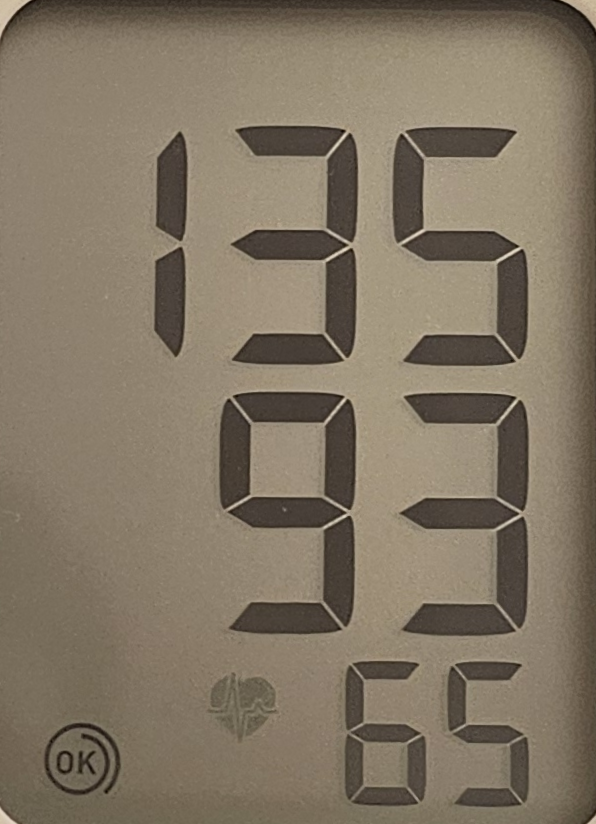
#> input picture assignment/lastname_firstname_12345678/images/lcd2.png, 596 x 824 px
$ python task2.py
#> lines starting #> are read from the running program, lines starting #| are printed output that depends on the picture; after the words box and inside, x2 and y2 are one past the last pixel; in counts of white or black regions, pixels touching at a corner belong together
# Author: Finn Purcell
# Last Modified: 27/08/2026

import os
import cv2
from matplotlib import pyplot as plt
from skimage.filters import threshold_niblack, threshold_sauvola, threshold_otsu
from skimage.util import img_as_float, img_as_ubyte #for conversion

def save_output(output_path, content, output_type='txt'):
    os.makedirs(os.path.dirname(output_path), exist_ok=True)

    if output_type == 'txt':
        with open(output_path, 'w') as f:
            f.write(content)
        print(f"Text file saved at: {output_path}")
    elif output_type == 'image':
        # Assuming 'content' is a valid image object, e.g., from OpenCV
        cv2.imwrite(output_path, content)
        print(f"Image saved at: {output_path}")
    else:
        print("Unsupported output type. Use 'txt' or 'image'.")

def read_im_gs(image_path):
    """reads in an image from specified path and converts to greyscale"""
#> called with image_path = 'images/lcd2.png'
    image = cv2.imread(image_path)
#> image is the input picture: shape (824, 596, 3); mean B, G, R 99.9, 117.6, 129.6
    gray = cv2.cvtColor(image, cv2.COLOR_BGR2GRAY)
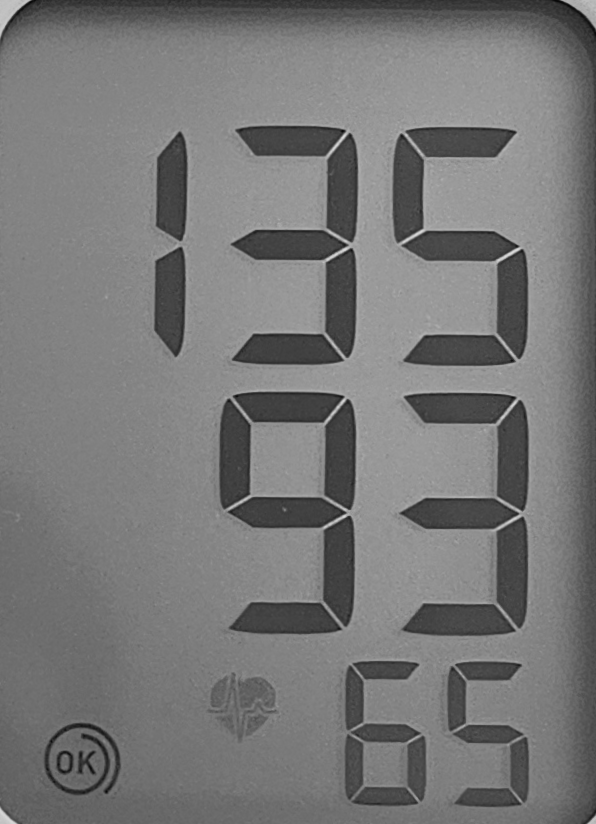
#> gray: shape (824, 596); min 6, max 218, mean 119.2
    return gray

def show_image(image, title='test', cmap = 'gray'):
    plt.figure()
    plt.imshow(image, cmap)
    plt.axis('off')
    plt.title(title)
    plt.show()
    plt.savefig(f'test_out/{title}.png')

def binarise_image(image, threshold=threshold_niblack, windowSize = 15, k=0.2):
    """converts to binary image"""
#> called with windowSize = 15, k = 0.2
    image = img_as_float(image) #convert to use skilearn thresholding
#> image: shape (824, 596) float64
    th = threshold(image, windowSize, k)
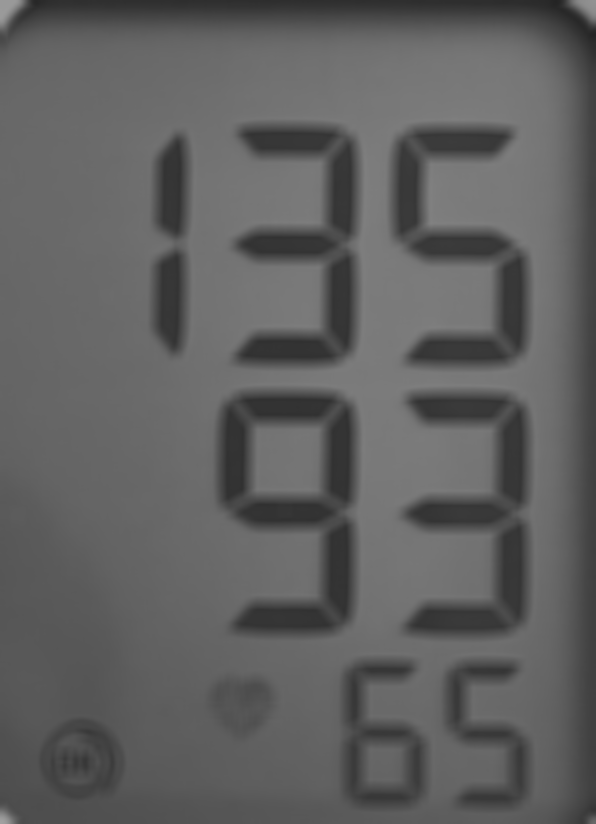
#> th: shape (824, 596) float64; min 0.144, max 0.633, mean 0.377
    binary_im = image > th
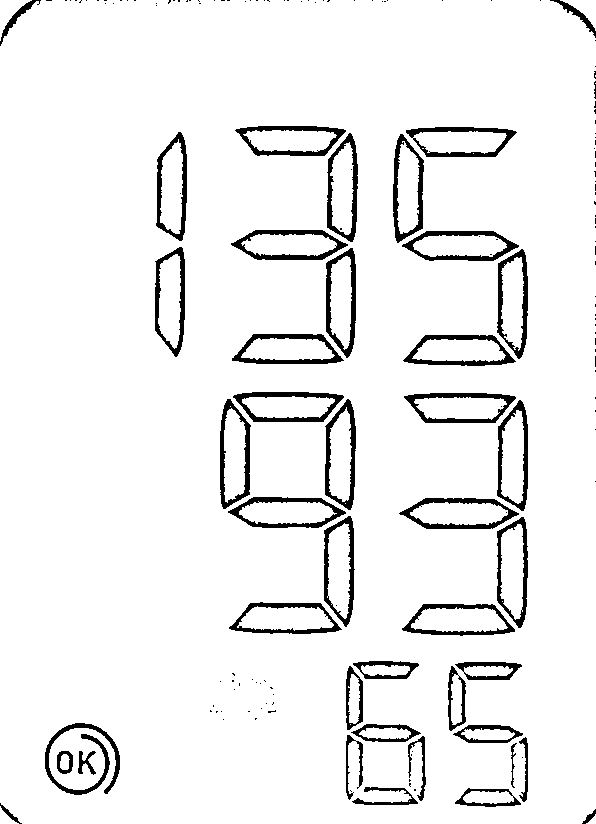
#> binary_im: shape (824, 596) bool; 93.8% white; 163 black regions (120 under 20 px), largest, box (x1, y1, x2, y2) and area: (45, 723, 120, 795) 1207, (326, 248, 356, 358) 1069, (399, 498, 519, 529) 1069

    return img_as_ubyte(binary_im) #convert back to openCV

def connectedComponentAnalysis(image):
    # Find connected components
    num_labels, labels, stats, centroids = cv2.connectedComponentsWithStats(
        image,
        connectivity=8
    )
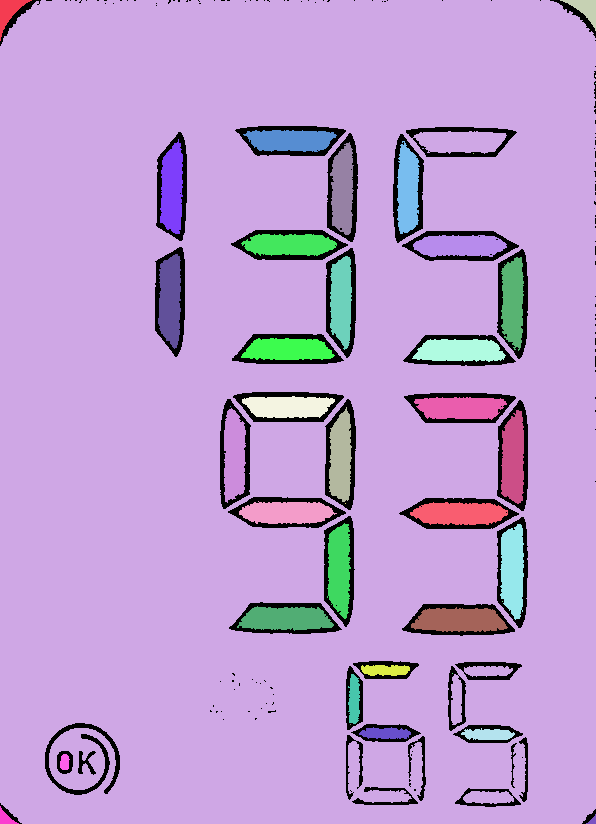
#> labels: shape (824, 596) int32; 43 distinct labels, from 0 to 42; one colour per label, 0 black
#> num_labels = 43; stats = 43 rows, first 6: [0, 0, 596, 824, 30546], [0, 0, 32, 41, 471], [0, 0, 596, 824, 419933], [560, 0, 36, 31, 422], [595, 75, 1, 2, 2], [595, 83, 1, 1, 1]; centroids = 43 pairs, first value 5.41 to 595, second value 8.46 to 820.3

    # Make a copy to draw on
    marked_image = cv2.cvtColor(image, cv2.COLOR_GRAY2BGR)

    # Start at 1 because label 0 is the background
    for i in range(1, num_labels):
        x = stats[i, cv2.CC_STAT_LEFT]
        y = stats[i, cv2.CC_STAT_TOP]
        w = stats[i, cv2.CC_STAT_WIDTH]
        h = stats[i, cv2.CC_STAT_HEIGHT]
        area = stats[i, cv2.CC_STAT_AREA]

        # Draw bounding box
        cv2.rectangle(
            marked_image,
            (x, y),
            (x + w, y + h),
            (0, 255, 0),
            2
        )

        # Draw component number
        cv2.putText(
            marked_image,
            str(i),
            (x, y - 5),
            cv2.FONT_HERSHEY_SIMPLEX,
            0.5,
            (0, 255, 0),
            1
        )
#> this loop made 42 passes
#> (x, y, w, h, area) on passes 1, 2, 3, 6, 7, 8, 9, 12, 13, 14, 15, 16: (0, 0, 32, 41, 471), (0, 0, 596, 824, 419933), (560, 0, 36, 31, 422), (243, 130, 94, 22, 1613), (160, 139, 23, 95, 1680), (397, 141, 23, 93, 1630), (330, 142, 24, 93, 1657), (241, 234, 96, 22, 1671), (413, 235, 94, 22, 1668), (158, 254, 23, 95, 1715), (330, 256, 22, 94, 1629), (501, 257, 23, 94, 1678)
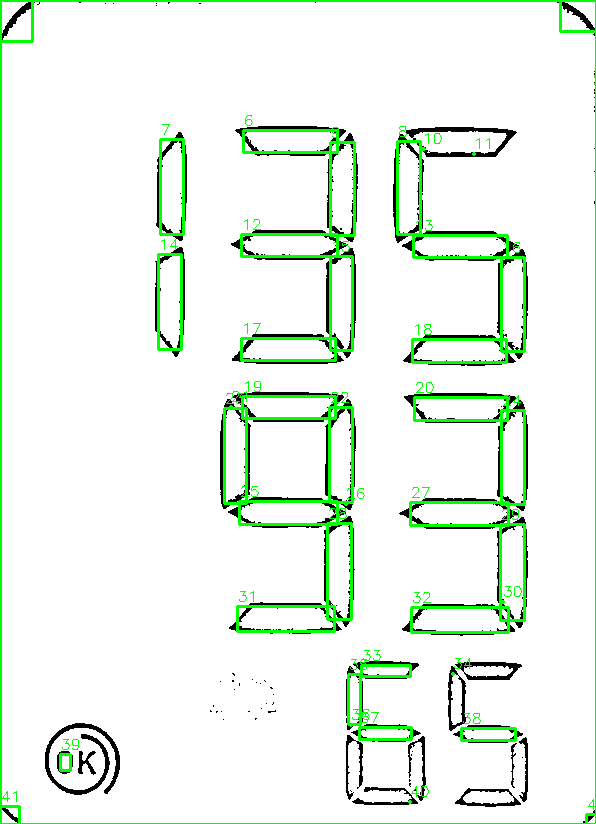
#> marked_image: shape (824, 596, 3); mean B, G, R 233.8, 245.8, 233.8

    # Display
    show_image(cv2.cvtColor(marked_image, cv2.COLOR_BGR2RGB), "blob_detection", cmap=None)

    return num_labels, labels, stats, centroids

def run_task2(image_path, config):
    # TODO: Implement task 2 here
    output_path = f"output/task2/result.txt"
    save_output(output_path, "Task 2 output", output_type='txt')

if __name__ == "__main__":
    image = read_im_gs("images/lcd2.png")
    binary = binarise_image(image, threshold_sauvola)
    connectedComponentAnalysis(binary)
    show_image(binary)
#save_output("assignment/lastname_firstname_12345678/output/task2/task2output.txt", "bruh")
